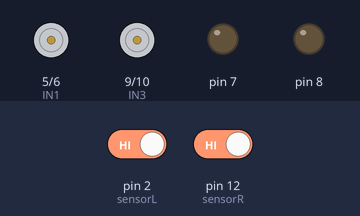
The sketch below on a simulated Arduino Uno, built with avr-gcc and run on an emulated ATmega328P. Parts: motor-driver pin pairs drawn as motors (green arrow = first pin HIGH = forward, orange = second pin HIGH = backward, longer = more drive, scaled by the enable pin), output pins drawn as LEDs (lit = HIGH). Inputs (shaded band) come from the test bench; at power-on: pin 2 (sensorL) HIGH, pin 12 (sensorR) HIGH.

Above: at 1.2 s.
1.3 s: pin 2 (sensorL) driven LOW
At 2.4 s:
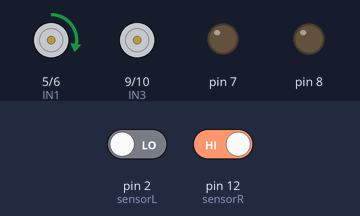
2.8 s: pin 12 (sensorR) driven LOW
At 3.6 s:
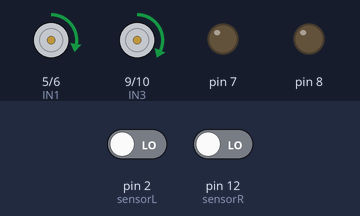
4.3 s: pin 2 (sensorL) driven HIGH
At 4.7 s:
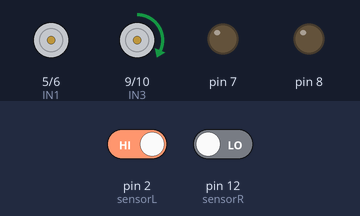
Timing chart, 0 to 7.3 s (numbered marks = the images above; inputs shaded):
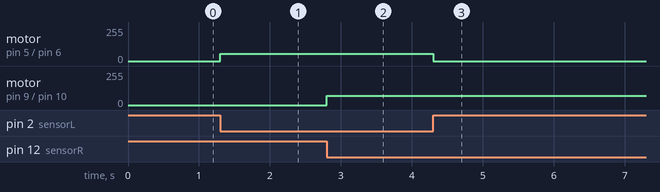

The sketch:

sketch_oct13a.ino
```cpp
#define speedL 3
#define IN1 5
#define IN2 6
#define IN3 9
#define IN4 10
#define speedR 11
#define sensorL 2
#define sensorR 12

int sl = 0;
int sr = 0;
int speedleft = 53;
int speedright = 68;

void setup() {
  for(int i = 5; i <= 10; i++) {
    pinMode(i, OUTPUT);
  }
  pinMode(sensorR, INPUT);
  pinMode(sensorL, INPUT);
}

void forword() {
  digitalWrite(IN1, HIGH);
  digitalWrite(IN2, LOW);
  digitalWrite(IN3, HIGH);
  digitalWrite(IN4, LOW);
  analogWrite(speedL, speedleft);
  analogWrite(speedR, speedright);
}

void backword() {
  digitalWrite(IN1, LOW);
  digitalWrite(IN2, HIGH);
  digitalWrite(IN3, LOW);
  digitalWrite(IN4, HIGH);
  analogWrite(speedL, speedleft);
  analogWrite(speedR, speedright);
}

void left() {
  digitalWrite(IN1, LOW);
  digitalWrite(IN2, LOW);
  digitalWrite(IN3, HIGH);
  digitalWrite(IN4, LOW);
  analogWrite(speedL, 0);
  analogWrite(speedR, speedright);
}

void right() {
  digitalWrite(IN1, HIGH);
  digitalWrite(IN2, LOW);
  digitalWrite(IN3, LOW);
  digitalWrite(IN4, LOW);
  analogWrite(speedL, speedleft);
  analogWrite(speedR, 0);
}

void stopp() {
  digitalWrite(IN1, LOW);
  digitalWrite(IN2, LOW);
  digitalWrite(IN3, LOW);
  digitalWrite(IN4, LOW);
  analogWrite(speedL, 0);
  analogWrite(speedR, 0);
}

void loop() {
  sl = digitalRead(sensorL);
  sr = digitalRead(sensorR);

  if (sl == 0 && sr == 0) {
    forword();
  } else if (sl == 0 && sr == 1) {
    right();
  } else if (sl == 1 && sr == 0) {
    left();
  } else if (sl == 1 && sr == 1) {
    stopp();
  }
}
```

Measured:
- after the input at 1.3 s, motor on pin 5 (IN1) / pin 6 (IN2): stopped → forward 53/255 at once
- after the input at 2.8 s, motor on pin 9 (IN3) / pin 10 (IN4): stopped → forward 68/255 at once
- after the input at 4.3 s, motor on pin 5 (IN1) / pin 6 (IN2): forward 53/255 → stopped at once
